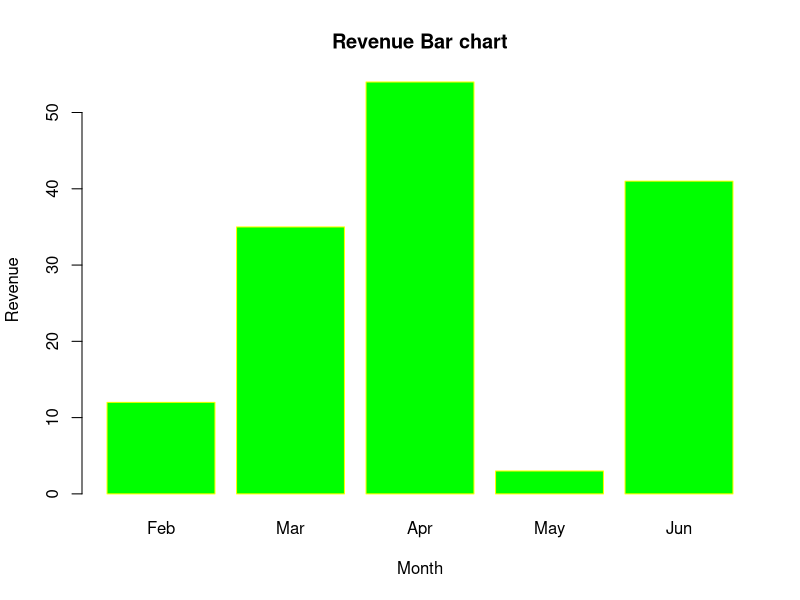

R code for this plot:
H <- c(12,35,54,3,41) 
M<- c("Feb","Mar","Apr","May","Jun") 
png(file = "bar_properties.png") 
barplot(H,names.arg=M,xlab="Month",ylab="Revenue",col="Green", main="Revenue Bar chart",border="yellow") 
dev.off() 